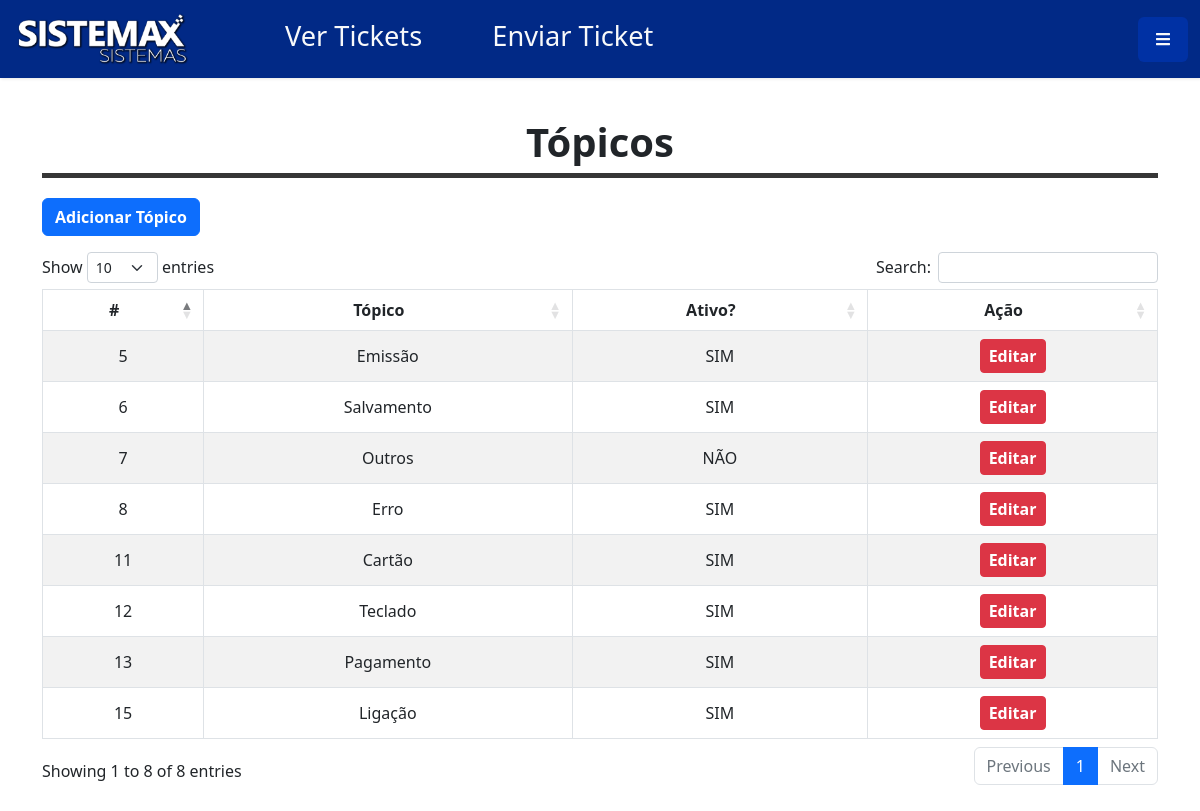
/topicos.php (signed in), run on the app's committed database.
### tables this page shows
CREATE TABLE `topico` (
  `id` int(5) NOT NULL,
  `topico` varchar(50) NOT NULL,
  `ativo` tinyint(1) NOT NULL
);

### topicos.php (the view, shortened to what this page needs)
    <?php
include 'bd/conexao.php';
?>
<!DOCTYPE html>
<html lang="pt-br">
<head>
    <link href="https://cdn.jsdelivr.net/npm/select2@4.1.0-rc.0/dist/css/select2.min.css" rel="stylesheet" />
    <link href="https://cdn.jsdelivr.net/npm/bootstrap@5.2.0/dist/css/bootstrap.min.css" rel="stylesheet">
    <link rel="stylesheet" href="css/estilo.css">
    <link rel="stylesheet" href="css/meu-ticket.css">
    <link rel="stylesheet" href="https://cdnjs.cloudflare.com/ajax/libs/malihu-custom-scrollbar-plugin/3.1.5/jquery.mCustomScrollbar.min.css">
    <link rel="stylesheet" href="https://cdnjs.cloudflare.com/ajax/libs/twitter-bootstrap/5.2.0/css/bootstrap.min.css">
    <link rel="stylesheet" href="https://cdn.datatables.net/1.12.1/css/dataTables.bootstrap5.min.css">
</head>
<body style="font-family:'Segoe UI', Tahoma, Geneva, Verdana, sans-serif">
    <?php
    include 'componentes/navbar.php';
    $sql = "SELECT *  FROM topico
            ORDER BY id DESC";
        $assuntos = $mysqli->query($sql);
    ?>
    <div class="container mb-4">
        <h1 class="text-center"><b>Tópicos</b></h1>
        <hr class="hrrrr">
        <button data-toggle='modal' data-target='#modalAddAssunto' class="btn btn-primary mb-3">
            <a class='fs-6 a-sem' >Adicionar Tópico</a>
        </button>
        <table class="table table-striped table-bordered" id="table_assuntos">
            <thead>
                <tr>
                    <th class="text-center" scope="col-1">#</th>
                    <th class="text-center" scope="col-2">Tópico</th>
                    <th class="text-center" scope="col-1">Ativo?</th>
                    <th class="text-center" scope="col-1">Ação</th>
                </tr>
            </thead>
            <tbody>
                <?php
                while ($user_data = mysqli_fetch_assoc($assuntos)) {
                    $id = $user_data['id'];
                    $ativo = $user_data['ativo'];
                    if($ativo == 1){
                        $ativo_result = "SIM";
                    }else{
                        $ativo_result = "NÃO";
                    }
                ?>
                    <tr class=' text-center align-middle'>
                        <td><?php echo $user_data['id']; ?></td>
                        <td><?php echo $user_data['topico']; ?></td>
                        <td><?php echo $ativo_result; ?></td>
                        <td>
                            <button onclick=" editAssunto(<?php echo $id; ?>)" class="btn btn-sm btn-danger">
                                <a class='a-sem' style="font-size: 1rem; color:white;">Editar</a>
                            </button>
                        </td>
                    </tr>
                <?php } ?>
            </tbody>
        </table>
    </div>
</body>
</html>

### css/estilo.css (style rules this page uses)
body { font-family: 'Roboto', sans-serif; background: #fafafa; }
a, a:hover, a:focus { color: inherit; text-decoration: none; transition: all 0.3s; }

### css/meu-ticket.css (style rules this page uses)
body .hrrrr { border-width: 5px; color: #363636; margin-bottom: 20px; opacity: 100%; margin-top: -1px; }

### css/navbar.css (style rules this page uses)
* { margin: 0; padding: 0; box-sizing: border-box; }
.a-sem { text-decoration: none; color: white; font-size: 1.5rem; font-weight: 600; }

### data on the page
topico: id "15", topico "Ligação", ativo "SIM"
topico: id "13", topico "Pagamento", ativo "SIM"
topico: id "12", topico "Teclado", ativo "SIM"
topico: id "11", topico "Cartão", ativo "SIM"
topico: id "8", topico "Erro", ativo "SIM"
topico: id "7", topico "Outros", ativo "NÃO"
topico: id "6", topico "Salvamento", ativo "SIM"
topico: id "5", topico "Emissão", ativo "SIM"
